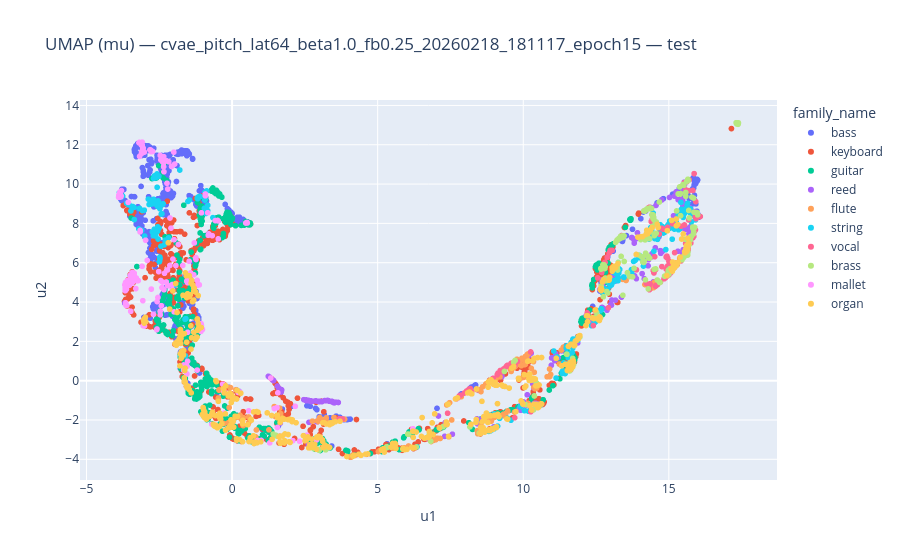

This figure's notebook cell:
### Code cell
# 6) UMAP visualization
reducer, mu_umap = fit_umap(mu_all, n_neighbors=30, min_dist=0.1, random_state=42)

df_umap = pd.DataFrame({
    "u1": mu_umap[:, 0],
    "u2": mu_umap[:, 1],
    "pitch": pitch_all.astype(int),
    "family": family_all.astype(int),
    "family_name": [family_to_name(f) for f in family_all],
    "key": keys_all,
})

fig = px.scatter(
    df_umap,
    x="u1", y="u2",
    color="family_name",
    hover_data=["family", "pitch", "key"],
    title=f"UMAP (mu) — {model_name} — {SPLIT}",
)

img_path = PLOTS_RUN_DIR / f"umap_{model_name}_{SPLIT}.png"
html_fallback = PLOTS_RUN_DIR / f"umap_{model_name}_{SPLIT}.html"
try:
    fig.write_image(str(img_path))
    print("Saved UMAP plot (png):", img_path)
except Exception:
    print(f"Warning: Failed to save UMAP plot as image. Attempting to save interactive HTML instead at {html_fallback}")
    try:
        fig.write_html(str(html_fallback))
        print("Saved UMAP plot (html):", html_fallback)
    except Exception:
        print("Could not save UMAP plot (image or html export failed).")

fig.show()

### Figure 1 — Plotly figure (JSON) as saved in the notebook; plotly's stock layout.template omitted (floating-point values rounded to 4 significant figures; data arrays with more than 128 entries replaced by an {"elided": "..."} marker saying what was removed)
{"data": [{"customdata": {"elided": "843x3 mixed values"}, "hovertemplate": "family_name=bass<br>u1=%{x}<br>u2=%{y}<br>family=%{customdata[0]}<br>pitch=%{customdata[1]}<br>key=%{customdata[2]}<extra></extra>", "legendgroup": "bass", "marker": {"color": "#636efa", "symbol": "circle"}, "mode": "markers", "name": "bass", "showlegend": true, "type": "scattergl", "x": {"elided": "843 float values"}, "xaxis": "x", "y": {"elided": "843 float values"}, "yaxis": "y"}, {"customdata": {"elided": "766x3 mixed values"}, "hovertemplate": "family_name=keyboard<br>u1=%{x}<br>u2=%{y}<br>family=%{customdata[0]}<br>pitch=%{customdata[1]}<br>key=%{customdata[2]}<extra></extra>", "legendgroup": "keyboard", "marker": {"color": "#EF553B", "symbol": "circle"}, "mode": "markers", "name": "keyboard", "showlegend": true, "type": "scattergl", "x": {"elided": "766 float values"}, "xaxis": "x", "y": {"elided": "766 float values"}, "yaxis": "y"}, {"customdata": {"elided": "652x3 mixed values"}, "hovertemplate": "family_name=guitar<br>u1=%{x}<br>u2=%{y}<br>family=%{customdata[0]}<br>pitch=%{customdata[1]}<br>key=%{customdata[2]}<extra></extra>", "legendgroup": "guitar", "marker": {"color": "#00cc96", "symbol": "circle"}, "mode": "markers", "name": "guitar", "showlegend": true, "type": "scattergl", "x": {"elided": "652 float values"}, "xaxis": "x", "y": {"elided": "652 float values"}, "yaxis": "y"}, {"customdata": {"elided": "235x3 mixed values"}, "hovertemplate": "family_name=reed<br>u1=%{x}<br>u2=%{y}<br>family=%{customdata[0]}<br>pitch=%{customdata[1]}<br>key=%{customdata[2]}<extra></extra>", "legendgroup": "reed", "marker": {"color": "#ab63fa", "symbol": "circle"}, "mode": "markers", "name": "reed", "showlegend": true, "type": "scattergl", "x": {"elided": "235 float values"}, "xaxis": "x", "y": {"elided": "235 float values"}, "yaxis": "y"}, {"customdata": {"elided": "180x3 mixed values"}, "hovertemplate": "family_name=flute<br>u1=%{x}<br>u2=%{y}<br>family=%{customdata[0]}<br>pitch=%{customdata[1]}<br>key=%{customdata[2]}<extra></extra>", "legendgroup": "flute", "marker": {"color": "#FFA15A", "symbol": "circle"}, "mode": "markers", "name": "flute", "showlegend": true, "type": "scattergl", "x": {"elided": "180 float values"}, "xaxis": "x", "y": {"elided": "180 float values"}, "yaxis": "y"}, {"customdata": {"elided": "306x3 mixed values"}, "hovertemplate": "family_name=string<br>u1=%{x}<br>u2=%{y}<br>family=%{customdata[0]}<br>pitch=%{customdata[1]}<br>key=%{customdata[2]}<extra></extra>", "legendgroup": "string", "marker": {"color": "#19d3f3", "symbol": "circle"}, "mode": "markers", "name": "string", "showlegend": true, "type": "scattergl", "x": {"elided": "306 float values"}, "xaxis": "x", "y": {"elided": "306 float values"}, "yaxis": "y"}, {"customdata": {"elided": "141x3 mixed values"}, "hovertemplate": "family_name=vocal<br>u1=%{x}<br>u2=%{y}<br>family=%{customdata[0]}<br>pitch=%{customdata[1]}<br>key=%{customdata[2]}<extra></extra>", "legendgroup": "vocal", "marker": {"color": "#FF6692", "symbol": "circle"}, "mode": "markers", "name": "vocal", "showlegend": true, "type": "scattergl", "x": {"elided": "141 float values"}, "xaxis": "x", "y": {"elided": "141 float values"}, "yaxis": "y"}, {"customdata": {"elided": "269x3 mixed values"}, "hovertemplate": "family_name=brass<br>u1=%{x}<br>u2=%{y}<br>family=%{customdata[0]}<br>pitch=%{customdata[1]}<br>key=%{customdata[2]}<extra></extra>", "legendgroup": "brass", "marker": {"color": "#B6E880", "symbol": "circle"}, "mode": "markers", "name": "brass", "showlegend": true, "type": "scattergl", "x": {"elided": "269 float values"}, "xaxis": "x", "y": {"elided": "269 float values"}, "yaxis": "y"}, {"customdata": {"elided": "202x3 mixed values"}, "hovertemplate": "family_name=mallet<br>u1=%{x}<br>u2=%{y}<br>family=%{customdata[0]}<br>pitch=%{customdata[1]}<br>key=%{customdata[2]}<extra></extra>", "legendgroup": "mallet", "marker": {"color": "#FF97FF", "symbol": "circle"}, "mode": "markers", "name": "mallet", "showlegend": true, "type": "scattergl", "x": {"elided": "202 float values"}, "xaxis": "x", "y": {"elided": "202 float values"}, "yaxis": "y"}, {"customdata": {"elided": "502x3 mixed values"}, "hovertemplate": "family_name=organ<br>u1=%{x}<br>u2=%{y}<br>family=%{customdata[0]}<br>pitch=%{customdata[1]}<br>key=%{customdata[2]}<extra></extra>", "legendgroup": "organ", "marker": {"color": "#FECB52", "symbol": "circle"}, "mode": "markers", "name": "organ", "showlegend": true, "type": "scattergl", "x": {"elided": "502 float values"}, "xaxis": "x", "y": {"elided": "502 float values"}, "yaxis": "y"}], "layout": {"legend": {"title": {"text": "family_name"}, "tracegroupgap": 0}, "title": {"text": "UMAP (mu) — cvae_pitch_lat64_beta1.0_fb0.25_20260218_181117_epoch15 — test"}, "xaxis": {"anchor": "y", "domain": [0, 1], "title": {"text": "u1"}}, "yaxis": {"anchor": "x", "domain": [0, 1], "title": {"text": "u2"}}}}
